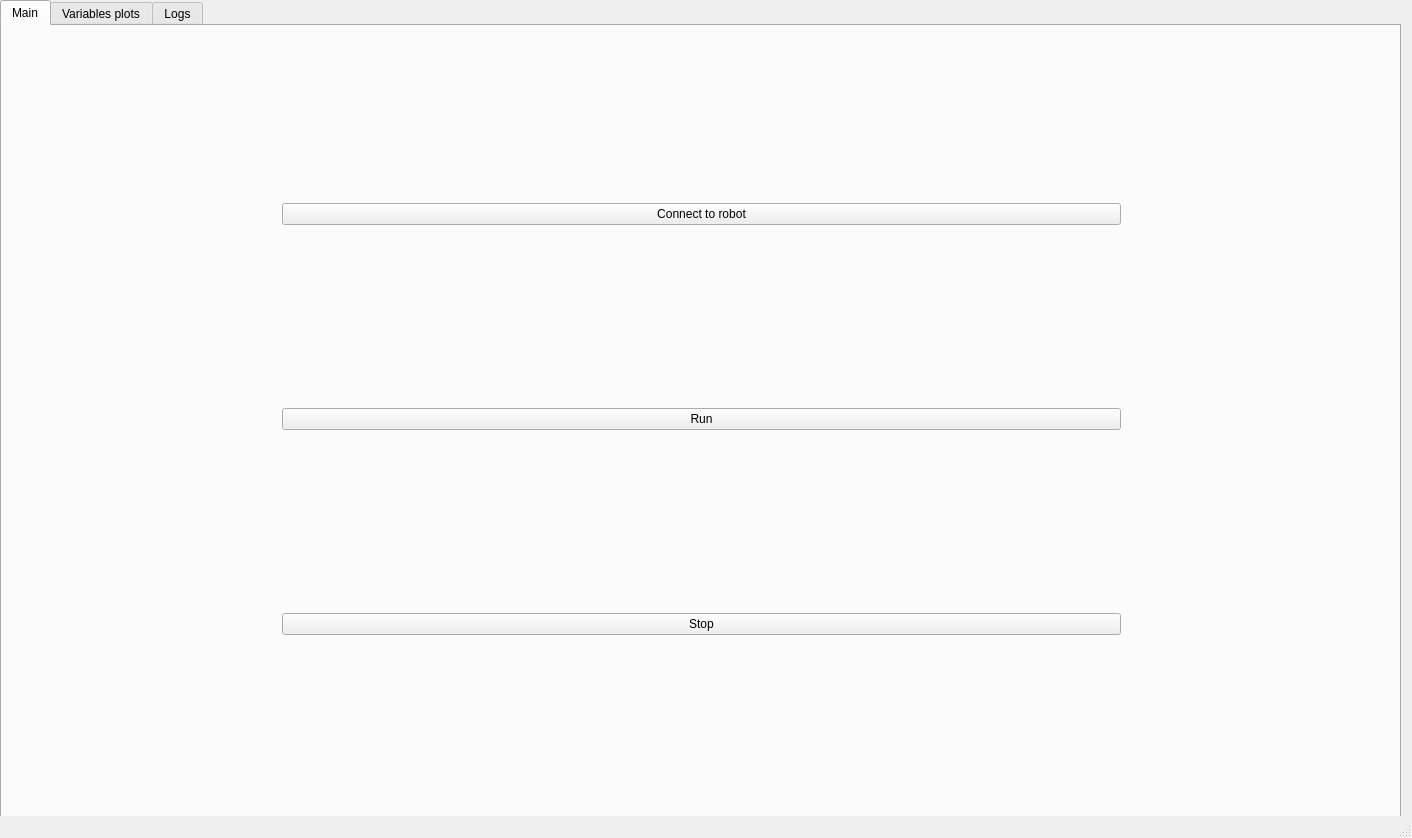
<?xml version="1.0" encoding="UTF-8"?>
<ui version="4.0">
 <class>MainWindow</class>
 <widget class="QMainWindow" name="MainWindow">
  <property name="geometry">
   <rect>
    <x>0</x>
    <y>0</y>
    <width>1412</width>
    <height>838</height>
   </rect>
  </property>
  <property name="windowTitle">
   <string>Visualising App</string>
  </property>
  <widget class="QWidget" name="centralwidget">
   <widget class="QTabWidget" name="tabWidget">
    <property name="geometry">
     <rect>
      <x>0</x>
      <y>0</y>
      <width>1401</width>
      <height>821</height>
     </rect>
    </property>
    <property name="currentIndex">
     <number>0</number>
    </property>
    <widget class="QWidget" name="maintab">
     <attribute name="title">
      <string>Main</string>
     </attribute>
     <widget class="QWidget" name="layoutWidget">
      <property name="geometry">
       <rect>
        <x>280</x>
        <y>0</y>
        <width>839</width>
        <height>789</height>
       </rect>
      </property>
      <layout class="QVBoxLayout" name="verticalLayout_2">
       <item>
        <widget class="QPushButton" name="connect_button">
         <property name="text">
          <string>Connect to robot</string>
         </property>
        </widget>
       </item>
       <item>
        <widget class="QPushButton" name="run_button">
         <property name="text">
          <string>Run</string>
         </property>
        </widget>
       </item>
       <item>
        <widget class="QPushButton" name="stop_button">
         <property name="text">
          <string>Stop</string>
         </property>
        </widget>
       </item>
       <item>
        <layout class="QVBoxLayout" name="main_map" stretch="">
         <property name="sizeConstraint">
          <enum>QLayout::SetMaximumSize</enum>
         </property>
        </layout>
       </item>
      </layout>
     </widget>
    </widget>
    <widget class="QWidget" name="devtab">
     <attribute name="title">
      <string>Variables plots</string>
     </attribute>
     <widget class="QWidget" name="gridLayoutWidget_2">
      <property name="geometry">
       <rect>
        <x>10</x>
        <y>0</y>
        <width>1381</width>
        <height>791</height>
       </rect>
      </property>
      <layout class="QGridLayout" name="gridLayout_2">
       <item row="0" column="0">
        <widget class="QLabel" name="label">
         <property name="text">
          <string>Wall, mm*mm</string>
         </property>
        </widget>
       </item>
       <item row="3" column="0">
        <layout class="QVBoxLayout" name="magnet_plot"/>
       </item>
       <item row="0" column="1">
        <widget class="QLabel" name="label_3">
         <property name="text">
          <string>Robot, mm*mm</string>
         </property>
        </widget>
       </item>
       <item row="2" column="1">
        <widget class="QLabel" name="label_4">
         <property name="text">
          <string>Distance, mm</string>
         </property>
        </widget>
       </item>
       <item row="3" column="1">
        <layout class="QVBoxLayout" name="distance_plot"/>
       </item>
       <item row="2" column="0">
        <widget class="QLabel" name="label_2">
         <property name="text">
          <string>Heading, degrees</string>
         </property>
        </widget>
       </item>
       <item row="1" column="1">
        <layout class="QVBoxLayout" name="robot_pos_plot"/>
       </item>
       <item row="1" column="0">
        <layout class="QVBoxLayout" name="sub_map"/>
       </item>
       <item row="0" column="2">
        <widget class="QLabel" name="label_5">
         <property name="text">
          <string>X, mm</string>
         </property>
        </widget>
       </item>
       <item row="1" column="2">
        <layout class="QVBoxLayout" name="x_plot"/>
       </item>
       <item row="2" column="2">
        <widget class="QLabel" name="label_8">
         <property name="text">
          <string>Y, mm</string>
         </property>
        </widget>
       </item>
       <item row="3" column="2">
        <layout class="QVBoxLayout" name="y_plot"/>
       </item>
      </layout>
     </widget>
    </widget>
    <widget class="QWidget" name="tab">
     <attribute name="title">
      <string>Logs</string>
     </attribute>
     <widget class="QWidget" name="verticalLayoutWidget_7">
      <property name="geometry">
       <rect>
        <x>10</x>
        <y>0</y>
        <width>1371</width>
        <height>791</height>
       </rect>
      </property>
      <layout class="QVBoxLayout" name="verticalLayout">
       <item>
        <widget class="QLabel" name="label_6">
         <property name="text">
          <string>Received data</string>
         </property>
        </widget>
       </item>
       <item>
        <widget class="QTextEdit" name="textEdit"/>
       </item>
       <item>
        <widget class="QLabel" name="label_7">
         <property name="text">
          <string>Sent data</string>
         </property>
        </widget>
       </item>
       <item>
        <widget class="QTextEdit" name="textEdit_2"/>
       </item>
      </layout>
     </widget>
    </widget>
   </widget>
  </widget>
  <widget class="QStatusBar" name="statusbar"/>
 </widget>
 <resources/>
 <connections/>
</ui>
